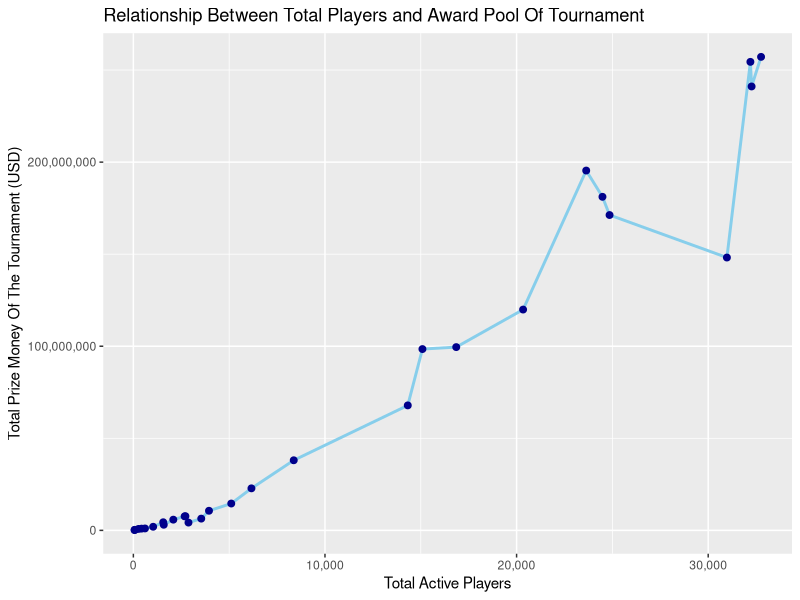

The R source for this figure:
## ---- chunk 1
library(tidyverse)
library(ggplot2)
library(scales)
## ---- chunk 2
#type the code of graph there
## ---- chunk 3
#type the code of graph there
## ---- chunk 4
#| label: fig-PlayersAndPrice
#| fig-cap: "Relationship Between Total Players and Award Pool Of Tournament"
#| fig-pos: H
#| fig-width: 9
#| fig-height: 4.5

dataTable <- read.csv("Esports_Stats.csv", check.names = FALSE)
ggplot(dataTable, aes(x = `Total Active Players`, y = `Total Prize Money`)) +
  geom_line(color = "skyblue", linewidth = 1) +
  geom_point(color = "darkblue", size = 2) +
  scale_x_continuous(labels = comma) +
  scale_y_continuous(labels = comma) +
  labs(
    title = "Relationship Between Total Players and Award Pool Of Tournament",
    x = "Total Active Players",
    y = "Total Prize Money Of The Tournament (USD)"
  )
